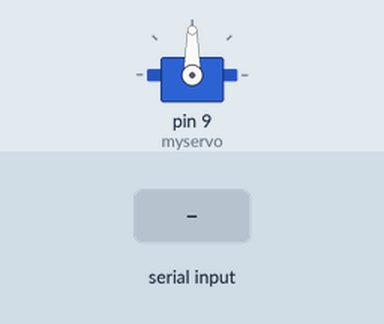
The sketch below on a simulated Arduino Uno, built with avr-gcc and run on an emulated ATmega328P. Parts: servo. The test bench sets the inputs (shaded band).

Above: at 1.2 s.
1.3 s: byte 30 received over Serial
At 1.7 s:
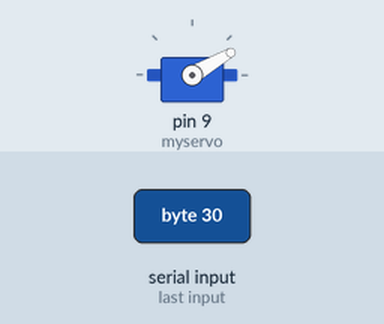
2.8 s: byte 120 received over Serial
At 4.0 s:
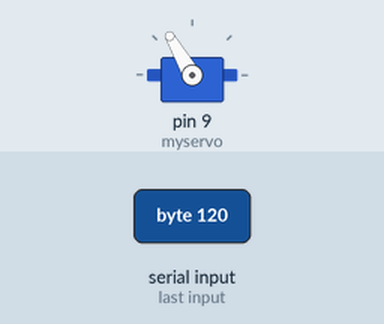
Timing chart, 0 to 5.8 s (numbered marks = the images above; inputs shaded):
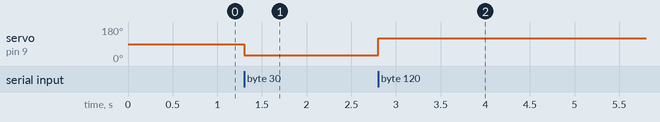

Measured:
- after the input at 1.3 s, servo on pin 9 (myservo): 90° → 30° at once
- after the input at 2.8 s, servo on pin 9 (myservo): 30° → 120° at once

The sketch:

esclavo_simplex.ino
```cpp
#include <Servo.h>

Servo myservo;  // creamos el objeto servo

void setup()
{
  Serial.begin(9600);
  myservo.attach(9);  // asignamos el pin 9 para el servo.
}

void loop()
{

  if (Serial.available()) {
    int angulo = Serial.read(); //Leemos el dato recibido
    if(angulo<=180) //verificamos que sea un valor en el rango del servo
    {
      myservo.write(angulo); //movemos el servomotor al ángulo correspondiente.
    }
  }
}
```
